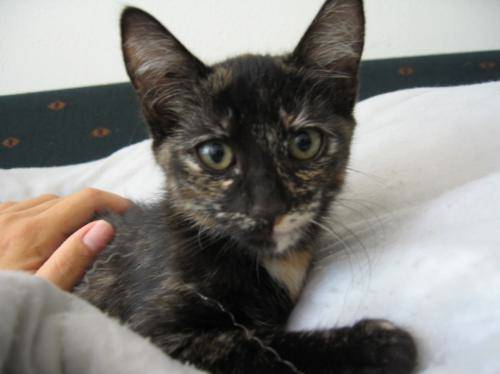
#> input picture data/datachomoe/train/cat.109.bmp, 500 x 374 px, found by its file name; its folder holds 4 pictures in this run
$ python DemoDogsVsCats.py   (older library calls are emulated)
#> lines starting #> are read from the running program, lines starting #| are printed output that depends on the picture
#> in prepare_data, img_ is the input picture: PIL image 500x374 RGB; mean R, G, B 130.6, 128, 124.2
from __future__ import print_function
import numpy as np
from sklearn import linear_model
from sklearn.metrics import accuracy_score
import matplotlib.pyplot as plt
from PIL import Image
import os
from scipy import misc # for loading image


data_dir  = './data/datachomoe/train/'
test_dir = './data/datachomoe/test/'
D = 500

def rgb2gray(rgb):
    # Y' = 0.299R + 0.587G + 0.114B
    return rgb[:,:,0]*.299 + rgb[:,:,1]*.587 + rgb[:,:,2]*.144

# feature extraction
def vectorize_img(filename):
    #load image
   # rgb = misc.imread(filename)
    # convert to gray scale
    gray = rgb2gray(filename)
    print(gray.shape)
    # vectorizarion each row is a data point
    im_vec = gray.reshape(1, D)
    print(im_vec.shape)
    return im_vec

# Resize image
def resize_image(img, size):
    """
    input:
        img = PIL image
        size = side length of square image (output)
    """
#> called with size = 96
    # Resizing image
    x, y = img.size
#> x = 500; y = 374
    if x > y:
        nx = size
        ny = int(size * y/x + 0.5)
#> ny = 72
    else:
        nx = int(size * x/y + 0.5)
        ny = size
    temp_res = img.resize((nx, ny), resample=Image.ANTIALIAS)
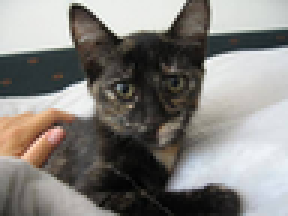
#> temp_res: PIL image 96x72 RGB (shown 3 times larger); mean R, G, B 130.6, 128, 124.2

    # Padding borders to create a square image
    temp_pad = Image.new('RGB', (size, size), (128, 128, 128))
#> temp_pad: PIL image 96x96 RGB; every value is 128
    temp = ((size - nx)//2, (size - ny)//2)
#> temp = (0, 12)
    temp_pad.paste(temp_res, temp)
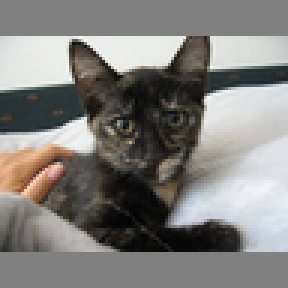
#> temp_pad: PIL image 96x96 RGB (shown 3 times larger); mean R, G, B 129.9, 128, 125.2

    return temp_pad

SIZE = 96
CHANNELS = 3


# Image to Numpy Array
def image_to_array(img):
    try:

        arr = np.asarray(img, dtype='uint8')
        xxx = arr.reshape(1, SIZE * SIZE * CHANNELS)

    except SystemError:
        arr = np.asarray(img, dtype='uint8')
        xxx = arr.reshape(1, SIZE * SIZE * CHANNELS)

    return xxx

dog_images = [data_dir + img for img in os.listdir(data_dir) if 'dog' in img]
cat_images = [data_dir + img for img in os.listdir(data_dir) if 'cat' in img]

images = dog_images + cat_images
np.random.shuffle(images)


from sklearn.decomposition import PCA


def prepare_data(images):
    N = len(images)
    print(N)
    # Create an ndarray (N, C, H, W)
    data = np.zeros((N , CHANNELS* SIZE *SIZE))
    print(data.shape)
    # Resize, reshape and append
    for i, img in enumerate(images):
        img_ = Image.open(img)
        temp_resize = resize_image(img_, SIZE)
        temp_array = image_to_array(temp_resize)
        data[i, :] = temp_array
        if i % 2500 == 0:
            print ('Processed {} of {} images'.format(i, N))
#> pass 2 of the loop in prepare_data, `for i, img in enumerate(images):`:
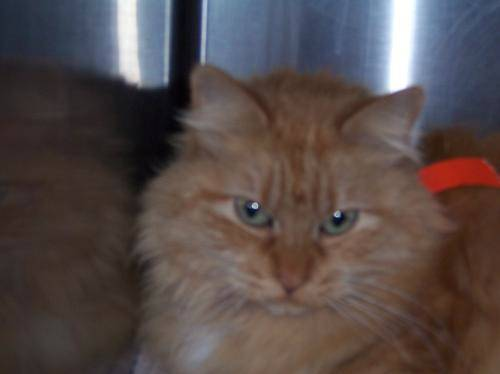
#> input picture data/datachomoe/train/cat.118.bmp, 500 x 374 px, found by its file name
#> in prepare_data, img_ is the input picture: PIL image 500x374 RGB; mean R, G, B 85.7, 74.2, 72.9
#> in resize_image (call 2), `temp_pad.paste(temp_res, temp)`:
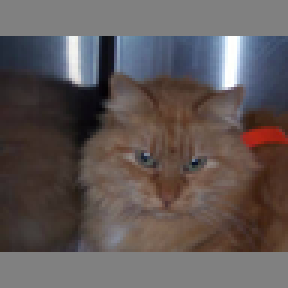
#> temp_pad: PIL image 96x96 RGB (shown 3 times larger); mean R, G, B 96.3, 87.6, 86.7
#> pass 3 of the loop in prepare_data, `for i, img in enumerate(images):`:
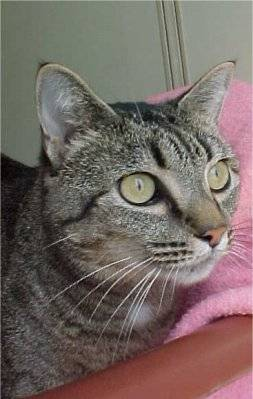
#> input picture data/datachomoe/train/cat.104.bmp, 253 x 399 px, found by its file name
#> in prepare_data, img_ is the input picture: PIL image 253x399 RGB; mean R, G, B 116.5, 103.7, 98.8
#> in resize_image (call 3), `temp_res = img.resize((nx, ny), resample=Image.ANTIALIAS)`:
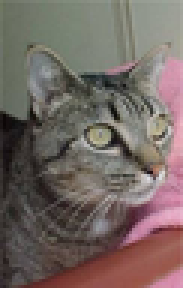
#> temp_res: PIL image 61x96 RGB (shown 3 times larger); mean R, G, B 116.4, 103.6, 98.6
#> in resize_image (call 3), `temp_pad.paste(temp_res, temp)`:
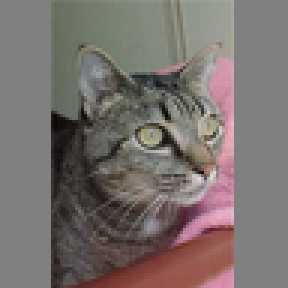
#> temp_pad: PIL image 96x96 RGB (shown 3 times larger); mean R, G, B 120.6, 112.5, 109.3
#> the loop made 4 passes; the first 3 are shown

    return data

X_all = prepare_data(images)


# Generate labels
# Function to extract labels
def extract_labels(file_names):
    '''Create labels from file names: Cat = 0 and Dog = 1'''

    # Create empty vector of length = no. of files, filled with zeros
    n = len(file_names)
#> n = 4
    y = np.zeros(n, dtype = np.int32)
#> y = [0, 0, 0, 0]

    # Enumerate gives index
    for i, filename in enumerate(file_names):

        # If 'cat' string is in file name assign '0'
        if 'cat' in str(filename):
            y[i] = 0
        else:
            y[i] = 1
#> this loop made 4 passes
#> filename on passes 1 to 4: './data/datachomoe/train/cat.109.bmp', './data/datachomoe/train/cat.118.bmp', './data/datachomoe/train/cat.104.bmp', './data/datachomoe/train/cat.1.bmp'
    return y
y_all = extract_labels(images)
#> y_all = [0, 0, 0, 0]


# # Split data into training and testing

y_train_full = y_all[:1000]
#> y_train_full = [0, 0, 0, 0]
y_test_full = y_all[1000:]
#> y_test_full = empty array

print(y_train_full)
#| [0 0 0 0]

X_train_full = X_all[:1000]
X_test_full = X_all[1000:]
#> X_test_full = empty array


x_mean = X_train_full.mean(axis = 0)
x_var = X_train_full.var(axis = 0)


X_train = (X_train_full - x_mean)/x_var

X_test = (X_test_full - x_mean)/x_var
#> X_test = empty array


logreg = linear_model.LogisticRegression(C = 1e5)
#> (the run stopped early here; a loop or call above may not have finished)
